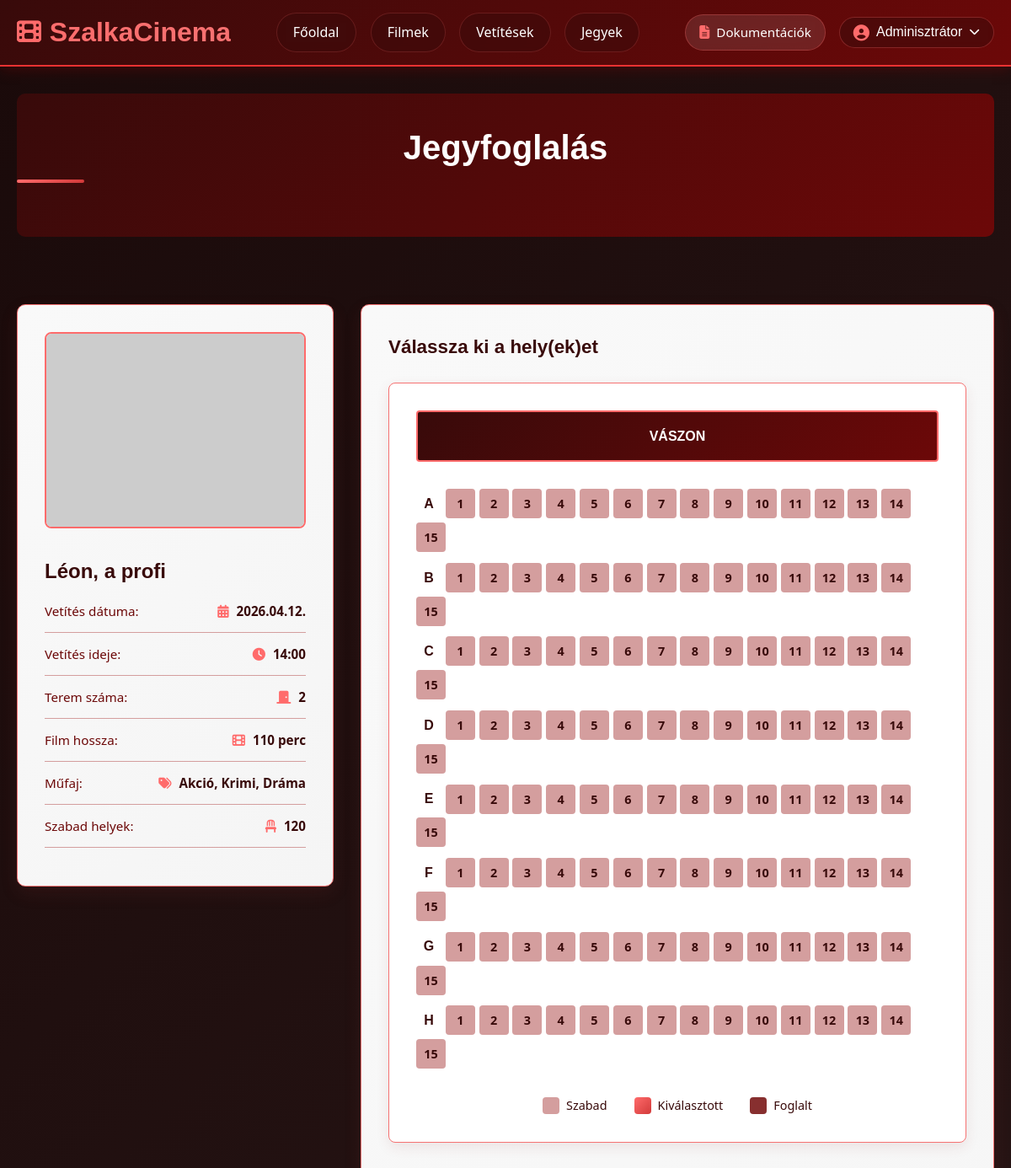
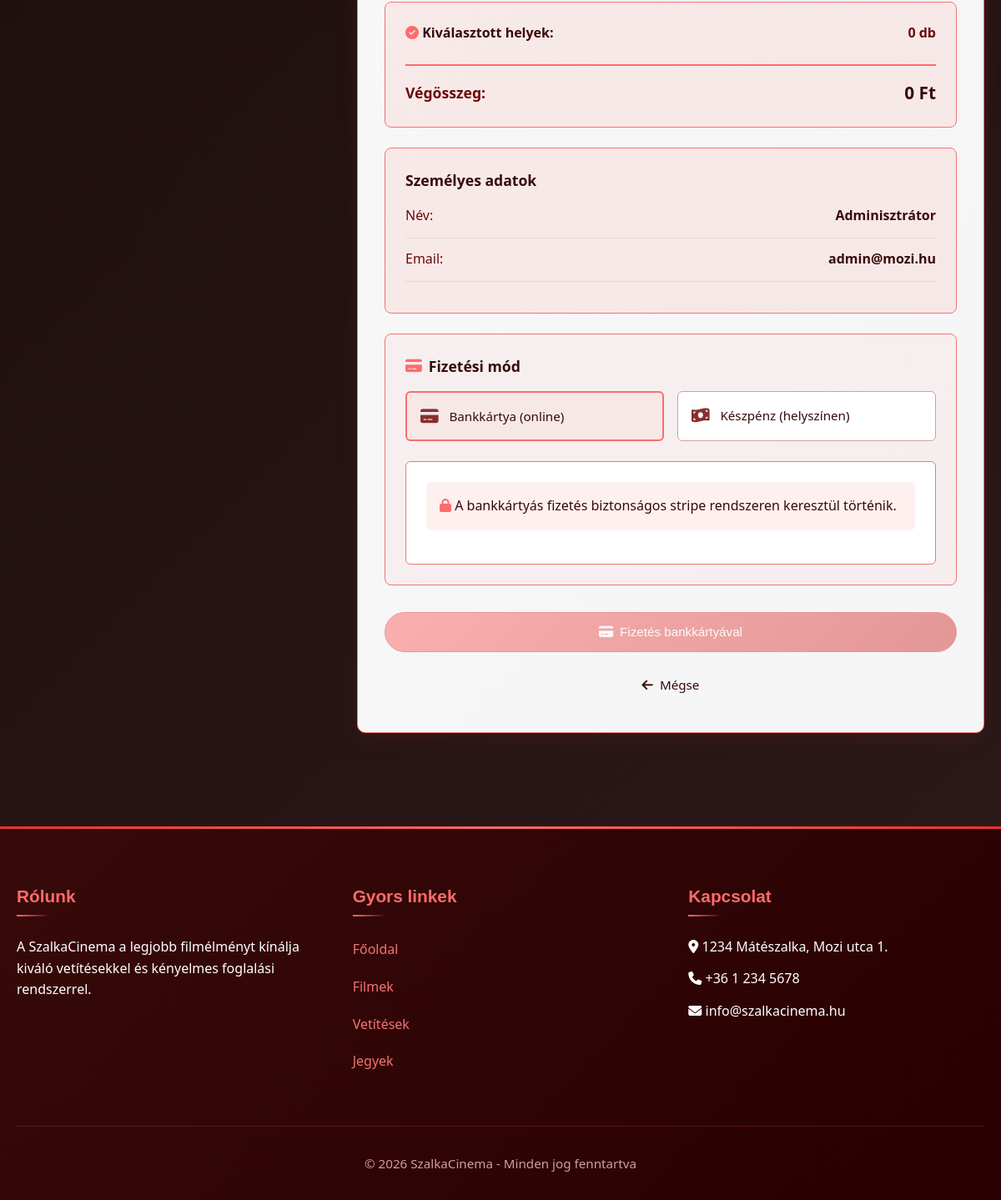
Screenshot of /kod/booking.php?screening=241 (signed in) with the database file from the repository (2 pictures, top to bottom).
### tables this page shows
CREATE TABLE `users` (
  `id` int(11) NOT NULL,
  `username` varchar(50) NOT NULL,
  `email` varchar(100) NOT NULL,
  `password` varchar(255) NOT NULL,
  `full_name` varchar(100) NOT NULL,
  `role` enum('user','admin') DEFAULT 'user',
  `registration_date` timestamp NULL DEFAULT CURRENT_TIMESTAMP,
  `last_login` timestamp NULL DEFAULT NULL
);

CREATE TABLE `screenings` (
  `id` int(11) NOT NULL,
  `movie_id` int(11) NOT NULL,
  `screening_date` date NOT NULL,
  `screening_time` time NOT NULL,
  `hall_number` int(11) NOT NULL,
  `price` decimal(8,2) NOT NULL,
  `available_seats` int(11) DEFAULT '100'
);

CREATE TABLE `movies` (
  `id` int(11) NOT NULL,
  `title` varchar(200) NOT NULL,
  `description` text NOT NULL,
  `director` varchar(100) DEFAULT NULL,
  `duration` int(11) NOT NULL,
  `release_year` year(4) DEFAULT NULL,
  `genre` varchar(100) DEFAULT NULL,
  `rating` decimal(3,1) DEFAULT NULL,
  `poster_url` varchar(500) DEFAULT NULL,
  `trailer_url` varchar(500) DEFAULT NULL,
  `active` tinyint(1) DEFAULT '1'
);

### kod/config.php (called while the page is built, shortened)
<?php
$host = 'localhost';
$dbname = 'mozivizsga26';
$username = 'mozivizsga26';
$password = 'Mozivizsga2026!';
try {
    $pdo = new PDO("mysql:host=$host;dbname=$dbname;charset=utf8", $username, $password);
    $pdo->setAttribute(PDO::ATTR_ERRMODE, PDO::ERRMODE_EXCEPTION);
} catch(PDOException $e) {
    die("Adatbázis kapcsolódási hiba: " . $e->getMessage());
}
function getCurrentUser() {
    if (isset($_SESSION['user_id'])) {
        global $pdo;
        $stmt = $pdo->prepare("SELECT * FROM users WHERE id = ?");
        $stmt->execute([$_SESSION['user_id']]);
        return $stmt->fetch(PDO::FETCH_ASSOC);
    }
    return null;
}
$current_user = getCurrentUser();
?>

### kod/booking.php (the view, shortened to what this page needs)
<?php
require_once 'config.php';
$screening_id = intval($_GET['screening']);
$stmt = $pdo->prepare("
    SELECT s.*, m.title as movie_title, m.duration, m.poster_url, m.genre
    FROM screenings s
    JOIN movies m ON s.movie_id = m.id
    WHERE s.id = ?
");
$stmt->execute([$screening_id]);
$screening = $stmt->fetch(PDO::FETCH_ASSOC);
$screening_datetime = $screening['screening_date'] . ' ' . $screening['screening_time'];
$screening_timestamp = strtotime($screening_datetime);
$current_timestamp = time();
$minutes_until_screening = round(($screening_timestamp - $current_timestamp) / 60);
if($minutes_until_screening < 15) {
    if($minutes_until_screening < 0) {
        $error = "Ez a vetítés már elkezdődött, jegy már nem vásárolható!";
    } else {
        $error = "Jegy már csak a vetítés kezdete előtt 15 perccel vásárolható! (Még " . $minutes_until_screening . " perc van hátra)";
    }
    $booking_blocked = true;
} else {
    $booking_blocked = false;
}
$available_seats = $screening['available_seats'];
$seat_rows = ['A', 'B', 'C', 'D', 'E', 'F', 'G', 'H'];
$seat_numbers_per_row = 15;
$stmt = $pdo->prepare("SELECT seat_number FROM tickets WHERE screening_id = ? AND status = 'active'");
$stmt->execute([$screening_id]);
$occupied_seats = $stmt->fetchAll(PDO::FETCH_COLUMN);
?>
<!DOCTYPE html>
<html lang="hu">
<head>
    <link rel="stylesheet" href="https://cdnjs.cloudflare.com/ajax/libs/font-awesome/6.4.0/css/all.min.css">
    <link rel="stylesheet" href="css/booking.css">
</head>
<body>
    <?php include 'header.php'; ?>
    <div class="container">
        <div class="page-header">
            <h1 class="section-title">Jegyfoglalás</h1>
        </div>
        <main class="main-content">
            <div class="booking-container">
                <div class="movie-info-card">
                    <img src="<?php echo htmlspecialchars($screening['poster_url']); ?>"
                         alt="<?php echo htmlspecialchars($screening['movie_title']); ?>"
                         class="movie-poster"
                         onerror="this.src='https://via.placeholder.com/400x300/F5F5F5/380A0A?text=<?php echo urlencode($screening['movie_title']); ?>'">
                    <h2 class="movie-title"><?php echo htmlspecialchars($screening['movie_title']); ?></h2>
                    <div class="detail-item">
                        <span class="detail-label">Vetítés dátuma:</span>
                        <span class="detail-value">
                            <i class="fas fa-calendar-alt" style="color: #FF6B6B;"></i>
                            <?php echo date('Y.m.d.', strtotime($screening['screening_date'])); ?>
                        </span>
                    </div>
                    <div class="detail-item">
                        <span class="detail-label">Vetítés ideje:</span>
                        <span class="detail-value">
                            <i class="fas fa-clock" style="color: #FF6B6B;"></i>
                            <?php echo date('H:i', strtotime($screening['screening_time'])); ?>
                        </span>
                    </div>
                    <div class="detail-item">
                        <span class="detail-label">Terem száma:</span>
                        <span class="detail-value">
                            <i class="fas fa-door-closed" style="color: #FF6B6B;"></i>
                            <?php echo $screening['hall_number']; ?>
                        </span>
                    </div>
                    <div class="detail-item">
                        <span class="detail-label">Film hossza:</span>
                        <span class="detail-value">
                            <i class="fas fa-film" style="color: #FF6B6B;"></i>
                            <?php echo $screening['duration']; ?> perc
                        </span>
                    </div>
                    <div class="detail-item">
                        <span class="detail-label">Műfaj:</span>
                        <span class="detail-value">
                            <i class="fas fa-tags" style="color: #FF6B6B;"></i>
                            <?php echo htmlspecialchars($screening['genre']); ?>
                        </span>
                    </div>
                    <div class="detail-item">
                        <span class="detail-label">Szabad helyek:</span>
                        <span class="detail-value">
                            <i class="fas fa-chair" style="color: #FF6B6B;"></i>
                            <?php echo $available_seats; ?>
                        </span>
                    </div>
                </div>
                <div class="booking-form-card">
                    <?php if(!isset($booking_blocked) || !$booking_blocked): ?>
                        <h2 style="font-family: 'Poppins', sans-serif; color: #380A0A; margin-bottom: 1.5rem; font-size: 1.4rem;">
                            Válassza ki a hely(ek)et
                        </h2>
                        <div class="seating-plan">
                            <div class="screen">VÁSZON</div>
                            <div class="seats-grid" id="seats-container">
                                <?php for($i = 0; $i < count($seat_rows); $i++):
                                    $row = $seat_rows[$i];
                                ?>
                                <div class="seat-row">
                                    <div class="row-label"><?php echo $row; ?></div>
                                    <?php for($j = 1; $j <= $seat_numbers_per_row; $j++):
                                        $seat = $row . str_pad($j, 2, '0', STR_PAD_LEFT);
                                        $is_occupied = in_array($seat, $occupied_seats);
                                    ?>
                                    <div class="seat <?php echo $is_occupied ? 'occupied' : 'available'; ?>"
                                         data-seat="<?php echo $seat; ?>"
                                         onclick="<?php echo !$is_occupied ? "toggleSeat('$seat', this)" : ""; ?>">
                                        <?php echo $j; ?>
                                    </div>
                                    <?php endfor; ?>
                                </div>
                                <?php endfor; ?>
                            </div>
                            <div class="seat-legend">
                                <div class="legend-item">
                                    <div class="legend-color available"></div>
                                    <span class="legend-label">Szabad</span>
                                </div>
                                <div class="legend-item">
                                    <div class="legend-color selected"></div>
                                    <span class="legend-label">Kiválasztott</span>
                                </div>
                                <div class="legend-item">
                                    <div class="legend-color occupied"></div>
                                    <span class="legend-label">Foglalt</span>
                                </div>
                            </div>
                        </div>
                        <form method="POST" action="" id="bookingForm">
                            <div class="selected-seats-info">
                                <div style="display: flex; justify-content: space-between; align-items: center;">
                                    <span style="color: #380A0A; font-weight: 600;">
                                        <i class="fas fa-check-circle" style="color: #FF6B6B;"></i>
                                        Kiválasztott helyek:
                                    </span>
                                    <span id="selectedCount" style="color: #6C0808; font-weight: 600;">0 db</span>
                                </div>
                                <div class="booking-summary">
                                    <span class="summary-label">Végösszeg:</span>
                                    <span class="summary-value" id="totalPrice">0 Ft</span>
                                </div>
                            </div>
                            <div class="user-info-display">
                                <h3 style="color: #380A0A; margin-bottom: 1rem; font-size: 1.1rem;">Személyes adatok</h3>
                                <div class="info-row">
                                    <span style="color: #6C0808;">Név:</span>
                                    <span style="color: #380A0A; font-weight: 600;"><?php echo htmlspecialchars($current_user['full_name']); ?></span>
                                </div>
                                <div class="info-row">
                                    <span style="color: #6C0808;">Email:</span>
                                    <span style="color: #380A0A; font-weight: 600;"><?php echo htmlspecialchars($current_user['email']); ?></span>
                                </div>
                            </div>
                            <div class="payment-method-section">
                                <h3 style="color: #380A0A; margin-bottom: 1rem; font-size: 1.1rem;">
                                    <i class="fas fa-credit-card" style="color: #FF6B6B;"></i>
                                    Fizetési mód
                                </h3>
                                <div class="payment-options">
                                    <div class="payment-option">
                                        <label for="payment_card">
                                            <i class="fas fa-credit-card"></i>
                                            Bankkártya (online)
                                        </label>
                                    </div>
                                    <div class="payment-option">
                                        <label for="payment_cash">
                                            <i class="fas fa-money-bill-wave"></i>
                                            Készpénz (helyszínen)
                                        </label>
                                    </div>
                                </div>
                                <div class="card-details" id="cardDetails" style="display: block;">
                                    <div style="background: rgba(255, 107, 107, 0.1); padding: 1rem; border-radius: 6px; margin-bottom: 1rem;">
                                        <p style="color: #380A0A; margin-bottom: 0;">
                                            <i class="fas fa-lock" style="color: #FF6B6B;"></i>
                                            A bankkártyás fizetés biztonságos stripe rendszeren keresztül történik.
                                        </p>
                                    </div>
                                </div>
                            </div>
                            <div class="booking-actions">
                                <button type="button" onclick="startPayment()" class="btn btn-primary" id="paymentButton" disabled>
                                </button>
                                <a href="screenings.php?movie=<?php echo $screening['movie_id']; ?>" class="btn btn-secondary" style="text-align: center; color: #380A0A;">
                                    <i class="fas fa-arrow-left"></i> Mégse
                                </a>
                            </div>
                        </form>
                    <?php endif; ?>
                </div>
            </div>
        </main>
    </div>
    <?php include 'footer.php'; ?>
</body>
</html>

### kod/header.php (shortened to what this page needs)
<?php
if(!isset($no_header)):
$current_page = basename($_SERVER['PHP_SELF']);
?>
<!DOCTYPE html>
<html lang="hu">
<head>
    <link rel="stylesheet" href="https://cdnjs.cloudflare.com/ajax/libs/font-awesome/6.4.0/css/all.min.css">
    <link rel="stylesheet" href="style.css">
</head>
<body>
    <header>
        <div class="container">
            <div class="header-content">
                <div class="header-left">
                    <a href="index.php" class="logo">
                        <i class="fas fa-film"></i>
                        <span><?php echo APP_NAME; ?></span>
                    </a>
                </div>
                <nav id="mainNav">
                    <ul>
                        <li><a href="index.php" <?php echo $current_page == 'index.php' ? 'class="active"' : ''; ?>>Főoldal</a></li>
                        <li><a href="movies.php" <?php echo $current_page == 'movies.php' ? 'class="active"' : ''; ?>>Filmek</a></li>
                        <li><a href="screenings.php" <?php echo $current_page == 'screenings.php' ? 'class="active"' : ''; ?>>Vetítések</a></li>
                        <li><a href="tickets.php" <?php echo $current_page == 'tickets.php' ? 'class="active"' : ''; ?>>Jegyek</a></li>
                    </ul>
                </nav>
                <div class="header-right">
                    <a href="https://github.com/Tuzzy007/mozivizsga" target="_blank" class="doc-btn" aria-label="Dokumentációk">
                        <i class="fas fa-file-alt"></i>
                        <span>Dokumentációk</span>
                    </a>
                    <div class="user-menu">
                        <?php if($current_user): ?>
                            <div class="user-dropdown">
                                <button class="user-btn" id="userDropdownBtn">
                                    <i class="fas fa-user-circle"></i>
                                    <span class="user-name"><?php echo htmlspecialchars($current_user['full_name']); ?></span>
                                    <i class="fas fa-chevron-down"></i>
                                </button>
                            </div>
                        <?php else: ?>
                            <a href="login.php" class="btn btn-outline">Bejelentkezés</a>
                            <a href="register.php" class="btn btn-primary">Regisztráció</a>
                        <?php endif; ?>
                    </div>
                </div>
            </div>
        </div>
    </header>
<?php endif; ?>

### rows the page displays
users: full_name "Adminisztrátor", email "admin@mozi.hu"
screenings: movie.title "Léon, a profi", screening_date "2026.04.12.", screening_time "14:00", hall_number "2", movie.duration "110", movie.genre "Akció, Krimi, Dráma", available_seats "120"

### other values shown
APP_NAME "SzalkaCinema"
$row "A"
$row "B"
$row "C"
$row "D"
$row "E"
$row "F"
$row "G"
$row "H"
